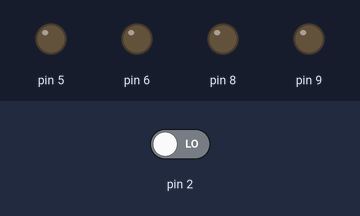
The sketch below on a simulated Arduino Uno, built with avr-gcc and run on an emulated ATmega328P. On the bench: output pins drawn as LEDs (lit = HIGH). The test bench sets the inputs (shaded band); at power-on: pin 2 LOW.

Above: at 1.2 s.
1.3 s: pin 2 driven HIGH
At 2.1 s:
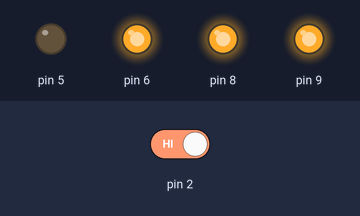
4.3 s: pin 2 driven LOW
At 4.8 s:
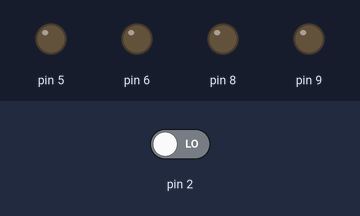
Timing chart, 0 to 7.3 s (numbered marks = the images above; inputs shaded):
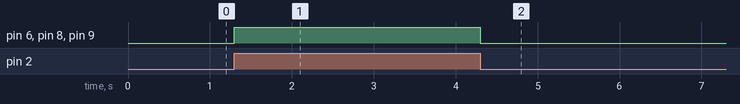

Measured:
- after the input at 1.3 s, pin 6, pin 8, pin 9: LOW → HIGH at once
- after the input at 4.3 s, pin 6, pin 8, pin 9: HIGH → LOW at once

The sketch:

waterlevelsensor.ino
```cpp
void setup() {
  // put your setup code here, to run once:
  Serial.begin(9600);                   //pc와 아두이노 통신속도 맞춤
  pinMode(2, INPUT);                    //수위레벨 센서 입력핀
  pinMode(5, OUTPUT);                   // 5, 6, 8, 9 BTS7960 드라이버 모터에 연결
  pinMode(6, OUTPUT);
  pinMode(9, OUTPUT);
  pinMode(8, OUTPUT);
  digitalWrite(5, LOW);
  digitalWrite(6, LOW);
  digitalWrite(9, LOW);
  digitalWrite(8, LOW);

}

void loop() {
  // put your main code here, to run repeatedly:
  int sensorVal = digitalRead(2);

  if(sensorVal == HIGH){
//    Serial.println("물 넘침");
    digitalWrite(9, HIGH);
    digitalWrite(8, HIGH);                                      //DC 펌프로 물을 뻄
    digitalWrite(5, LOW);
    digitalWrite(6, HIGH);
    delay(1000);
    digitalWrite(9, LOW);
    digitalWrite(8, LOW);
    digitalWrite(6, LOW);
    digitalWrite(5, LOW);
  }

  else{
  }
}
```
